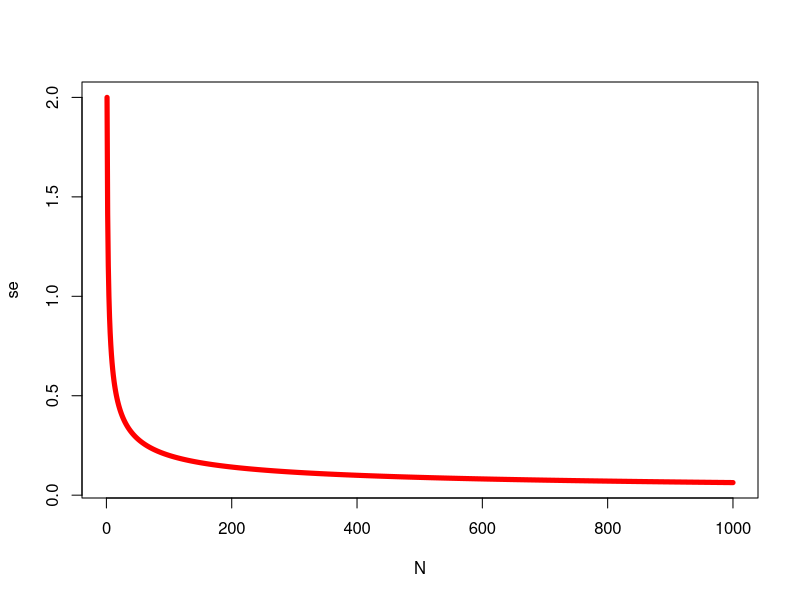
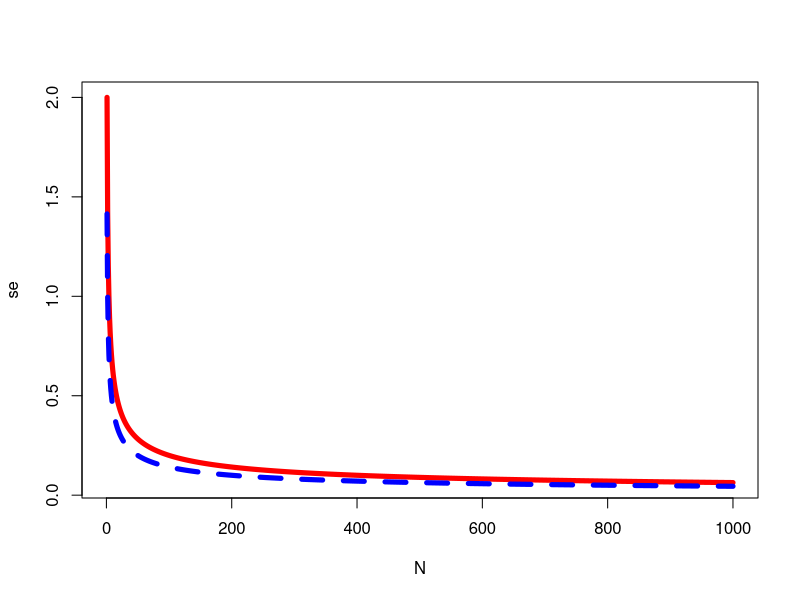
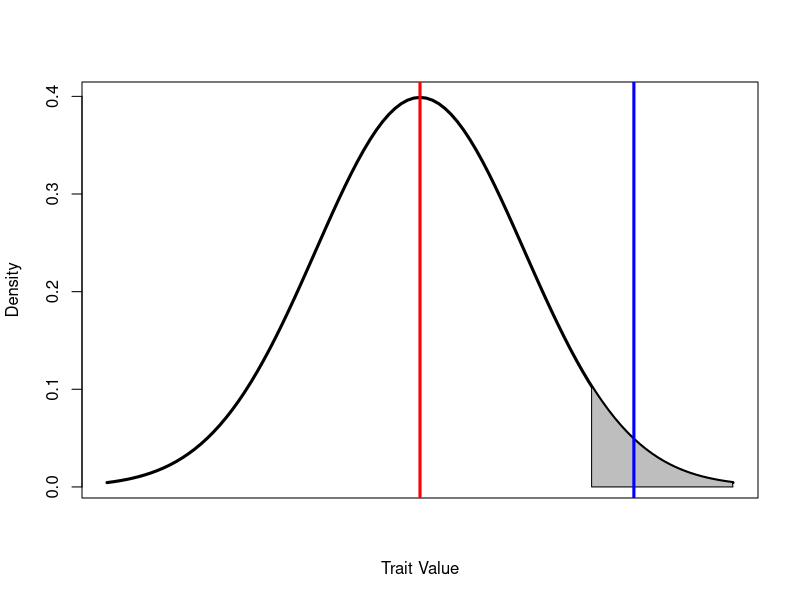
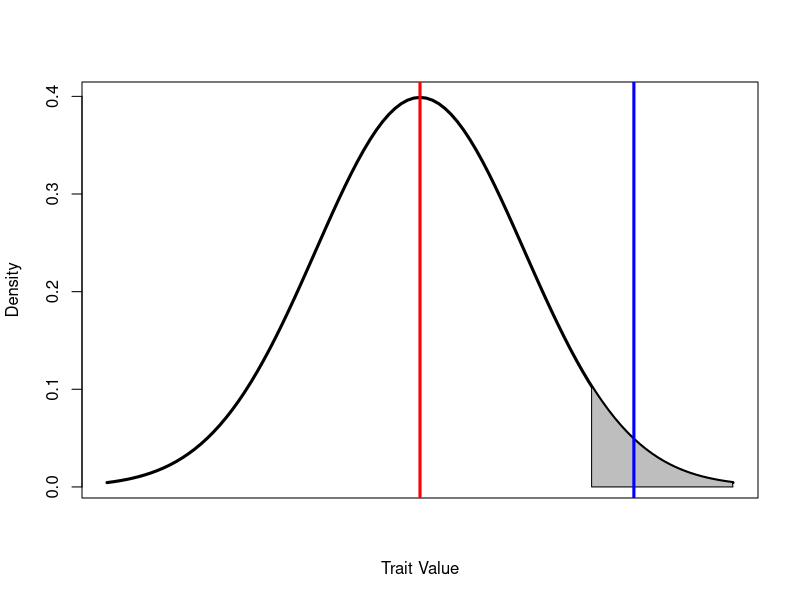
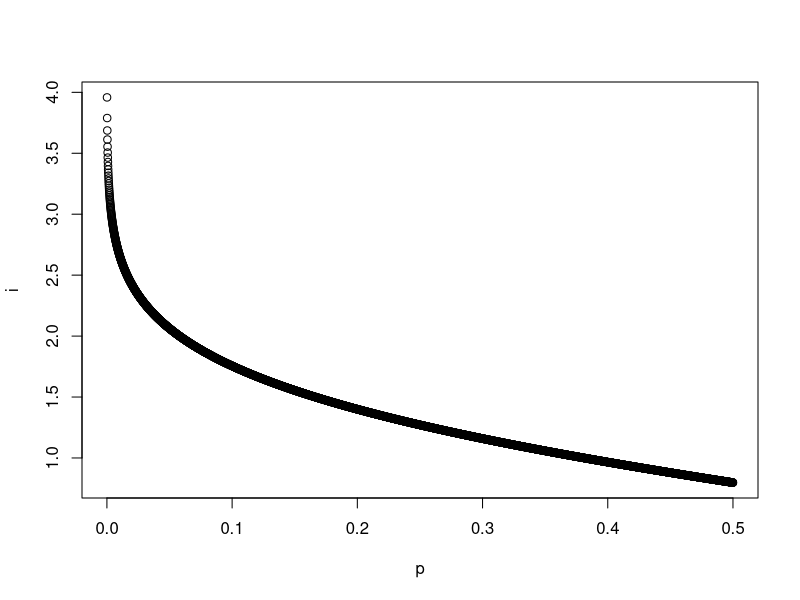

Here is the R script that generated these plots, in order:
## ---- chunk 1
options(htmltools.dir.version = FALSE)
## ---- chunk 2
N=1:1000
se <- 2/sqrt(N)

plot(N, se, type="l", 
     lwd=5, col="red")
## ---- chunk 3
N=1:1000
se <- 2/sqrt(N)
se2 <- sqrt(2/N)
plot(N, se, type="l", 
     lwd=5, col="red")
lines(N, se2, type="l", 
      lwd=5, col="blue", lty=2)
## ---- chunk 4
curve(dnorm(x,0,1), xlim=c(-3,3), xaxt="n", xlab="Trait Value", main="", ylab="Density", lwd=3)
fromd <- qnorm(.95); tod <- 3
S.x  <- c(fromd, seq(fromd, tod, 0.01), tod)
S.y  <- c(0, dnorm(seq(fromd, tod, 0.01)), 0)
polygon(S.x,S.y, col="grey")
abline(v=mean(S.x**S.y)*2, col="blue", lwd=3); abline(v=0, col="red", lwd=3)
## ---- chunk 5
curve(dnorm(x,0,1), xlim=c(-3,3), xaxt="n", xlab="Trait Value", main="", ylab="Density", lwd=3)
fromd <- qnorm(.95); tod <- 3
S.x  <- c(fromd, seq(fromd, tod, 0.01), tod)
S.y  <- c(0, dnorm(seq(fromd, tod, 0.01)), 0)
polygon(S.x,S.y, col="grey")
abline(v=mean(S.x**S.y)*2, col="blue", lwd=3); abline(v=0, col="red", lwd=3)
## ---- chunk 6

ifun <- function(p=0.5){
  x=qnorm(p=(1-p)) # get the truncation point
  z=dnorm(x) # get z
  return(z/p) # get i
}

p <- seq(0.0001, 0.5, by=0.0001)
i <- ifun(p)
plot(p, i)
## ---- chunk 7
head(data.frame(p, i), 20)
## ---- chunk 8
i_m <- ifun(p= 8/154) #2.05
i_f <- ifun(p= 48/155) # 1.14
(i_m + i_f)/2*50*0.45
## ---- chunk 9
Sm <- i_m*50 #102
Sf <- i_f*50 # 57
